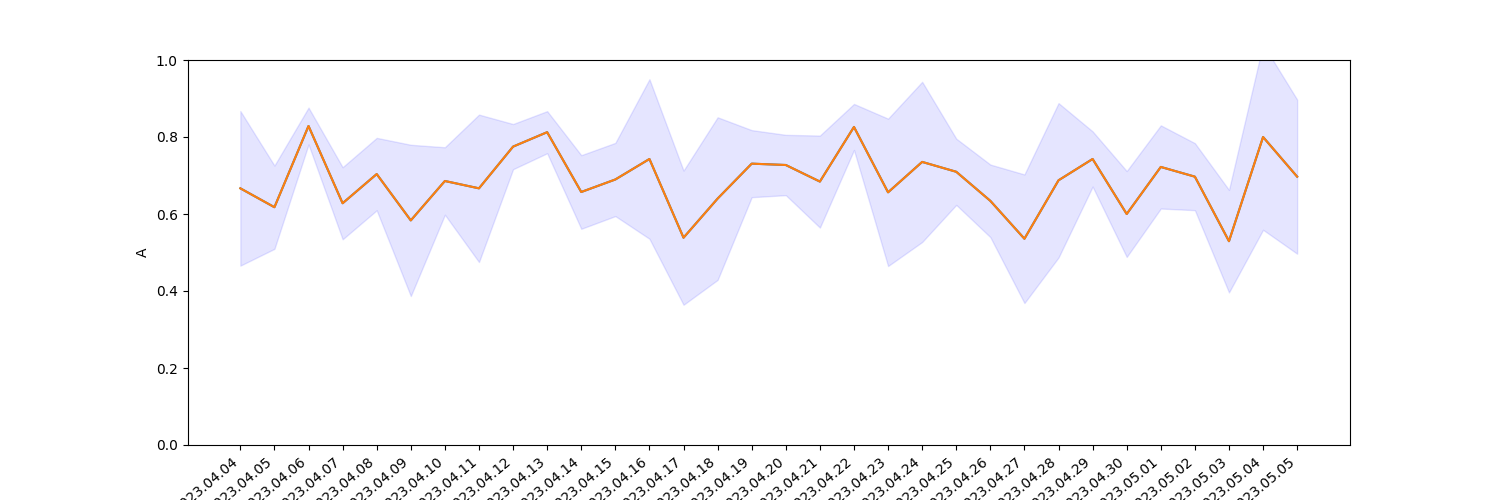

Source code (Python):
import seaborn as sns
from matplotlib import pyplot as plt

import table

def plot(name_file: str = "some_file.csv", query: str = None, name_plot: str = "plot.png") -> plt.figure():
    '''
        This function helps to plot your SQL query
        
        Note: 
            To read your data you need to specify query or by default you will get some result based on some_data.csv file.
        Args:
            name_file: file name to work with (should be in csv format)
            name_plot: file name for your plot
            query: your SQL query (not working)
        Return:
            fig.savefig("plot.png")
    '''
    
    data = table.table(name_data=name_file)
    
    fig, ax = plt.subplots(figsize=(15, 5))
    ax.plot(data['Day'],data['A'])
    ax.fill_between(data['Day'], (data['A']-data['INTERVAL']),\
                    (data['A']+data['INTERVAL']), color='b', alpha=.1)
    sns.lineplot(data=data, x="Day", y="A")
    ax.set(ylim=(0, 1))
    ax.set_xticklabels(ax.get_xticklabels(), rotation=40, ha="right")
    fig.savefig("plot.png") 
    
if __name__ == "__main__":
    plot()
    print('plot.png has been saved')